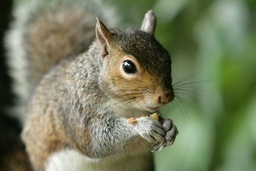
#> input picture testImg.jpg, 256 x 171 px, shrunk from 600 x 400 before the run
$ python detector.py
#> lines starting #> are read from the running program, lines starting #| are printed output that depends on the picture; after the words box and inside, x2 and y2 are one past the last pixel; in counts of white or black regions, pixels touching at a corner belong together
### Blur.py
import numpy as np
from PIL import Image

class Blur:
    def __init__(self, img, kernel):
        self.img = img
        self.img_array = np.array(img, dtype=int)
        self.height, self.width = self.img.shape[:2]
        self.new_image = Image.new(mode="RGB", size=(self.width, self.height),
                                       color=(255, 255, 255))
        self.new_image_array = np.array(self.new_image)

        self.kernel_size = (2 * kernel + 1)
        self.kernel_area = (2 * kernel + 1) ** 2

    def BoxBlur(self):

        for i in range(self.height):
            for k in range(self.width):
                pixel_sum = 0
                for x in range(i - self.kernel_size // 2, i + self.kernel_size // 2 + 1):
                    for y in range(k - self.kernel_size // 2, k + self.kernel_size // 2 + 1):
                        pixel_sum += self.img_array[self.bound_i(x)][self.bound_k(y)]
                self.new_image_array[i][k] = pixel_sum // self.kernel_area

        return self.new_image_array


    def GaussianBlur(self):
        pass

    def bound_i(self, value):
        return max(0, min(value, self.height - 1))

    def bound_k(self, value):
        return max(0, min(value, self.width - 1))

### detector.py
import cv2
import random as rand
from Blur import *
img = cv2.imread("testImg.jpg", cv2.IMREAD_COLOR)
#> img is the input picture: shape (171, 256, 3); mean B, G, R 94.3, 124.5, 117.5

gray = cv2.cvtColor(img, cv2.COLOR_BGR2GRAY)
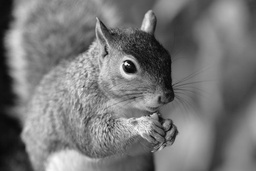
#> gray: shape (171, 256); min 6, max 253, mean 119

# blur = cv2.GaussianBlur(gray, (23, 23), 0)

Blur_Object = Blur(img, 1)
#> in __init__, `self.new_image = Image.new(mode="RGB", size=(self.width, self.height),..`: self.new_image: PIL image 256x171 RGB; every value is 255

blur = Blur_Object.BoxBlur()
#> after the loop in BoxBlur, `for i in range(self.height):`:
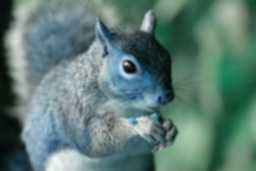
#> self.new_image_array: shape (171, 256, 3); mean R, G, B 93.9, 124.1, 117

cv2.imshow("Custom Blur", blur)

cv2.waitKey(0)

cv2.destroyAllWindows()


color = (rand.randint(0,256), rand.randint(0,256), rand.randint(0,256))

canny = cv2.Canny(blur, 30, 30)
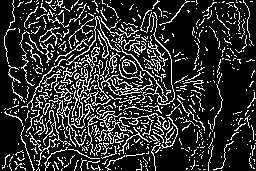
#> canny: shape (171, 256); 18.8% white in thin lines or dots
contours, _ = cv2.findContours(canny.copy(), cv2.RETR_EXTERNAL, cv2.CHAIN_APPROX_NONE)
#> contours = 698 contours, 680 with area under 20; largest, box (x1, y1, x2, y2) and area: (49, 69, 111, 147) 254, (94, 60, 153, 99) 168, (122, 59, 138, 75) 158, (117, 12, 175, 105) 140, (87, 107, 133, 156) 130
print(f'Number of Contours: {len(contours)}')
#| Number of Contours: 698
shape = img.copy()
cv2.drawContours(shape, contours, -1, color, 2)
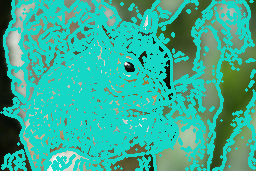
#> shape: shape (171, 256, 3); mean B, G, R 150.4, 175, 54
cv2.imwrite('{}.png'.format('edges'), shape)
cv2.imshow("Edges Detected Image", shape)
cv2.waitKey(0)

cv2.destroyAllWindows()
